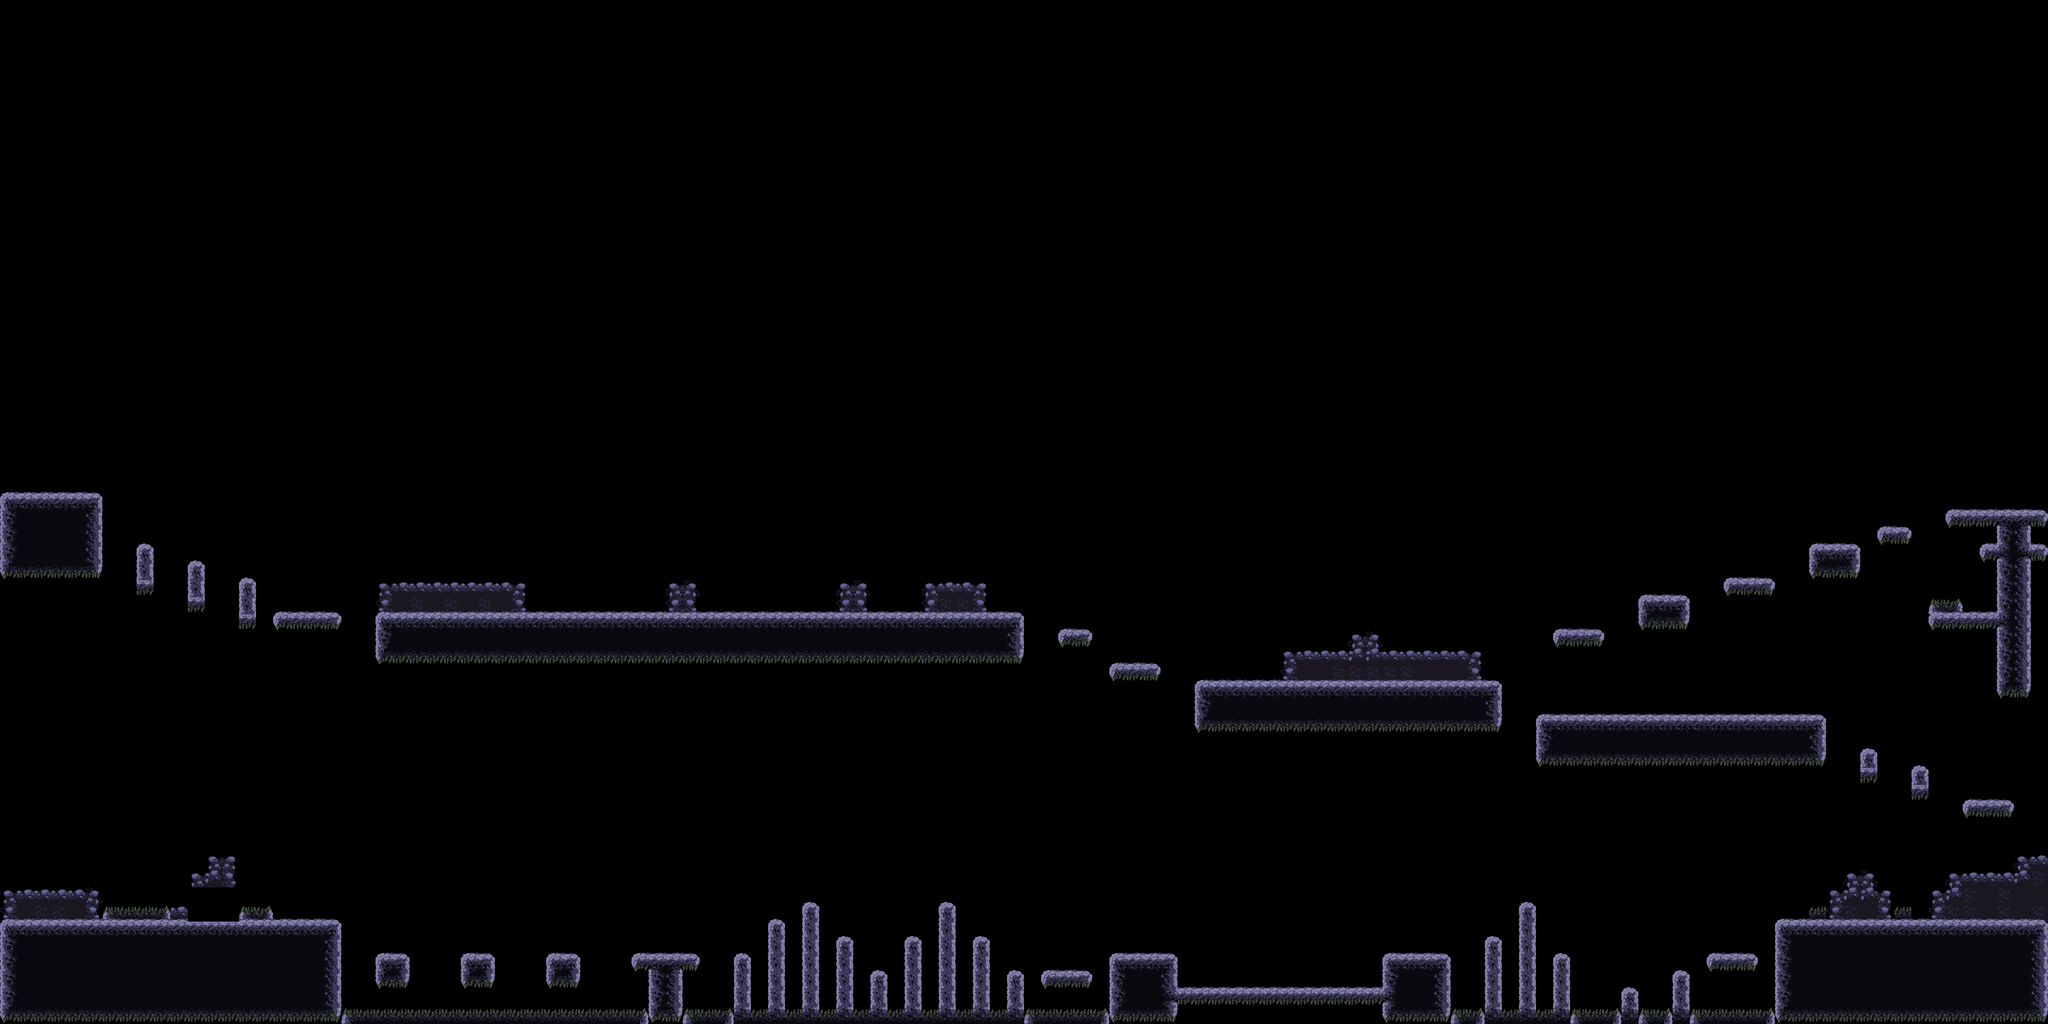

Below is a game level as drawn by its tile map, then a one-line description and the .tmx that defines it (tile-layer data replaced by summaries):
An orthogonal 120x60 tile map with 32x32 px tiles, 7 tile layers (darkBackgroundLayer, spikeLayer, middleplatformLayer, baseplatformLayer, ...) and 1 object.

<map version="1.10" tiledversion="1.10.1" orientation="orthogonal" renderorder="right-down" width="120" height="60" tilewidth="32" tileheight="32" infinite="0" nextlayerid="10" nextobjectid="5">
 <tileset firstgid="1" source="level3.tsx" />
 <layer id="4" name="darkBackgroundLayer" width="120" height="60">
  <data>[7200 cells, 252 non-empty, 3 distinct tile ids]</data>
 </layer>
 <layer id="5" name="spikeLayer" width="120" height="60">
  <data>[7200 cells, 81 non-empty, 4 distinct tile ids]</data>
 </layer>
 <layer id="3" name="middleplatformLayer" width="120" height="60">
  <data>[7200 cells, 73 non-empty, 9 distinct tile ids]</data>
 </layer>
 <layer id="1" name="baseplatformLayer" width="120" height="60">
  <data>[7200 cells, 301 non-empty, 29 distinct tile ids]</data>
 </layer>
 <layer id="2" name="flyplatformLayer" width="120" height="60">
  <data>[7200 cells, 369 non-empty, 28 distinct tile ids]</data>
 </layer>
 <layer id="6" name="Gate" width="120" height="60">
  <data>[7200 cells, 9 non-empty, 9 distinct tile ids]</data>
 </layer>
 <layer id="8" name="Checkpoint" width="120" height="60">
  <data>[7200 cells, 8 non-empty, 2 distinct tile ids]</data>
 </layer>
 <objectgroup id="7" name="Keys">
  <object id="4" gid="28" x="62.6667" y="933.333" width="53.3333" height="56" />
 </objectgroup>
</map>
